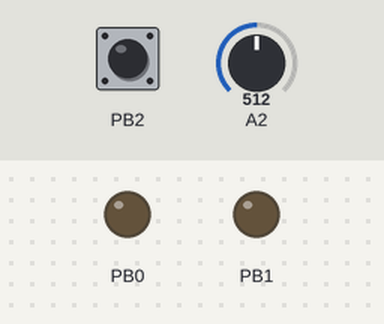
The sketch below on a simulated ATtiny85, built with avr-gcc and run on an emulated ATtiny85. Shown: output pins drawn as LEDs (lit = HIGH). Inputs (shaded band) come from the test bench; at power-on: PB2 LOW, A2 = 512. Sleep ends after the set time or at an interrupt.

Above: at 5.0 s.
5.1 s: PB2 pulsed HIGH 2 times (0.12 s each, 0.3 s apart)
At 5.9 s:
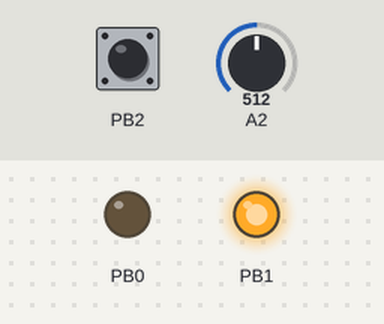
7.2 s: PB2 driven HIGH
At 7.7 s:
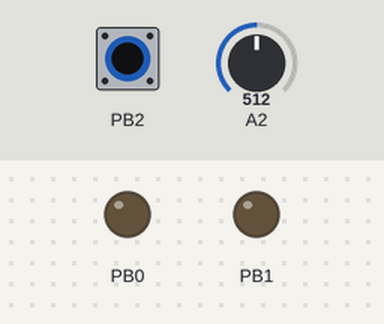
8.7 s: PB2 driven LOW
At 29.05 s:
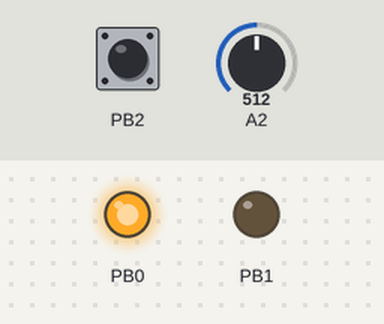
Timing chart, 0 to 30.4 s (numbered marks = the images above; inputs shaded):
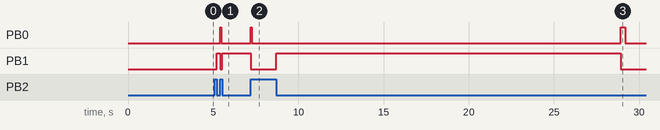

Measured:
- after the input at 5.1 s, PB0: LOW → HIGH after 0.30 s, → LOW 0.08 s later; PB1: LOW → HIGH after 0.12 s, → LOW 0.18 s later, → HIGH 0.12 s later
- after the input at 7.2 s, PB0: LOW → HIGH at once, → LOW 0.07 s later; PB1: HIGH → LOW at once
- after the input at 8.7 s, PB0: LOW → HIGH after 20.2 s, → LOW 0.26 s later; PB1: LOW → HIGH at once, → LOW 20.2 s later

The sketch:

tiny-watering-system.ino
```cpp
// This is a marker file for Arduino IDE. The code is in *.c, *.cpp files.
```

main.cpp
```cpp
#include <avr/io.h>
#include <avr/sleep.h>
#include <avr/interrupt.h>
#include <avr/power.h>
#include <avr/wdt.h>

FUSES = {
  .low = 0xFF & FUSE_CKDIV8 & FUSE_SUT0 & FUSE_CKSEL0 & FUSE_CKSEL2 & FUSE_CKSEL3,
  .high = 0xFF & FUSE_SPIEN & FUSE_EESAVE,
  .extended = 0xFF
};

volatile uint8_t  samplesNeeded; // samples count in one measurement
volatile uint16_t samplesSum;   // sum of all the sampled values in one measurement

uint8_t prevValue; // previously measured value
uint8_t currValue; // currently measured value
uint8_t goalValue; // measured value should be kept below goal value

uint8_t failuresCount; // positive when pumping does not help to reach the goal

volatile uint8_t waiting;
volatile bool loopMode = true;
bool goalResetIsNeeded;

uint8_t pumpTime;

#define OUT_SENSOR     (1 << PB0)
#define OUT_PUMP       (1 << PB1)
#define IN_BUTTON      (1 << PB2)
#define UNUSED         (1 << PB3)
#define IN_SENSOR      (1 << PB4)

#define sensorOn()     PORTB |=  OUT_SENSOR
#define sensorOff()    PORTB &= ~OUT_SENSOR
#define pumpOn()       PORTB |=  OUT_PUMP
#define pumpOff()      PORTB &= ~OUT_PUMP

#define ADC_SAMPLES    8

#define SENSOR_TIME   1
// #define PUMP_TIMES     1
#define IDLE_TIME     8

/*
 * timeout values
 * 0 -> 16 ms
 * 1 -> 32 ms
 * 2 -> 64 ms
 * 3 -> 0.125 s
 * 4 -> 0.25 s
 * 5 -> 0.5 s
 * 6 -> 1.0 s
 * 7 -> 2.0 s
 * 8 -> 4.0 s
 * 9 -> 8.0 s
*/

#define SHORT_TIMEOUT  4
// #define MID_TIMEOUT    7
#define LONG_TIMEOUT   9

#define MAX_FAILURES   2

#define MIN_PUMP_TIME   20
#define MAX_PUMP_TIME   80

// PRR = (1<<PRTIM1)|(1<<PRTIM0)|(1<<PRUSI)|(1<<PRADC)
#define LOW_POWER      PRR = 0b1111

// PRR = (1<<PRTIM1)|(1<<PRTIM0)|(1<<PRUSI)|(0<<PRADC)
#define ADC_POWER      PRR = 0b1110

// V1: ADMUX = (1<<REFS1)|(0<<REFS0)|(1<<ADLAR)|(1<<REFS2)|(0<<MUX3)|(1<<MUX2)|(1<<MUX1)|(0<<MUX0)
// V2: ADMUX = (1<<REFS1)|(0<<REFS0)|(1<<ADLAR)|(1<<REFS2)|(0<<MUX3)|(0<<MUX2)|(1<<MUX1)|(0<<MUX0)
#define adcSetup()     ADMUX = 0b10110010; LOW_POWER

// ADCSRA = (1<<ADEN)|(1<<ADSC)|(1<<ADATE)|(0<<ADIF)|(1<<ADIE)|(1<<ADPS2)|(0<<ADPS1)|(0<<ADPS0)
#define adcOn()        ADC_POWER; ADCSRA = 0b11101100

// ADCSRA = (0<<ADEN)|(0<<ADSC)|(0<<ADATE)|(0<<ADIF)|(0<<ADIE)|(0<<ADPS2)|(0<<ADPS1)|(0<<ADPS0)
#define adcOff()       ADCSRA = 0b00000000; LOW_POWER

// WDTCR = (0<<WDIF)(1<<WDIE)|(0<<WDCE)|(0<<WDE)|<WDP[3:0]>
#define watchdogArm(p) WDTCR = 0b01000000 | (((p) & 0b1000) << 2) | ((p) & 0b0111)

#define sleep(mode)    set_sleep_mode(mode); sleep_mode()

void boot() {
  adcSetup();
  DIDR0 |= OUT_PUMP | OUT_SENSOR | UNUSED | IN_SENSOR; // no digital input buffer
  DDRB  |= OUT_PUMP | OUT_SENSOR;  // enable outputs
  GIMSK |= (1 << PCIE); // enable button interrupt
  PCMSK |= IN_BUTTON; // enable button interrupt
  sei();
}

void init() {
  while (loopMode) { // wait for setup to begin
    sleep(SLEEP_MODE_PWR_DOWN);
  }
  pumpOn();
  waiting = MAX_PUMP_TIME;
  while (!loopMode && waiting) { // wait for setup to end
    watchdogArm(SHORT_TIMEOUT);
    sleep(SLEEP_MODE_PWR_DOWN);
  }
  pumpOff();
  uint8_t buttonPressTime = MAX_PUMP_TIME - waiting;
  pumpTime = (buttonPressTime < MIN_PUMP_TIME) ? MIN_PUMP_TIME : buttonPressTime;
  loopMode = true;
  goalResetIsNeeded = true; // ask to reset the goal at next measurement
}

bool measure() {
  samplesSum = 0;
  samplesNeeded = ADC_SAMPLES;
  sensorOn();
  waiting = SENSOR_TIME;
  while (waiting) { // wait for sensor to stabilize
    watchdogArm(SHORT_TIMEOUT);
    sleep(SLEEP_MODE_PWR_DOWN);
  }
  adcOn();
  while (samplesNeeded) { // accumulate samples
    sleep(SLEEP_MODE_ADC);
  }
  adcOff();
  sensorOff();
  prevValue = currValue;
  currValue = samplesSum / ADC_SAMPLES;
  if (goalResetIsNeeded) { // reset the goal
    goalValue = currValue;
    goalResetIsNeeded = false;
  }
  return loopMode; // break the main loop if a new setup has started during measurement
}

bool pump() {
  if (currValue > goalValue) {
    if (currValue >= prevValue && prevValue > goalValue) {
      // Two measurements in a row are above goal and not decreasing
      // water supply failure, tubing failure, measurement error, power failure, ...
      // count this state as a failure
      if (++failuresCount > MAX_FAILURES) {
        return false; // break the main loop on confirmed failure
      }
    } else {
      failuresCount = 0;
    }
    pumpOn();
    waiting = pumpTime;
    while (loopMode && waiting) { // pumping
      watchdogArm(SHORT_TIMEOUT);
      sleep(SLEEP_MODE_PWR_DOWN);
    }
    pumpOff();
  } else {
    failuresCount = 0;
  }
  return loopMode; // break the main loop if a setup has started during pumping
}

bool idle() {
  waiting = IDLE_TIME;
  while (loopMode && waiting) {
    watchdogArm(LONG_TIMEOUT);
    sleep(SLEEP_MODE_PWR_DOWN);
  }
  return loopMode; // break the main loop if a setup has started during idle time
}

//////////////////////////////////////////////////

int main() {
  boot();
  while (true) {
    init();
    while (measure() && pump() && idle()) {
      // loop until failure or setup
    }
  }
  return 0;
}

//////////////////////////////////////////////////

ISR(WDT_vect) {
  waiting--;
}

ISR(ADC_vect) {
  samplesSum += ADCH;
  samplesNeeded--;
}

ISR(PCINT0_vect) {
  loopMode = (PINB & IN_BUTTON);
}
```
